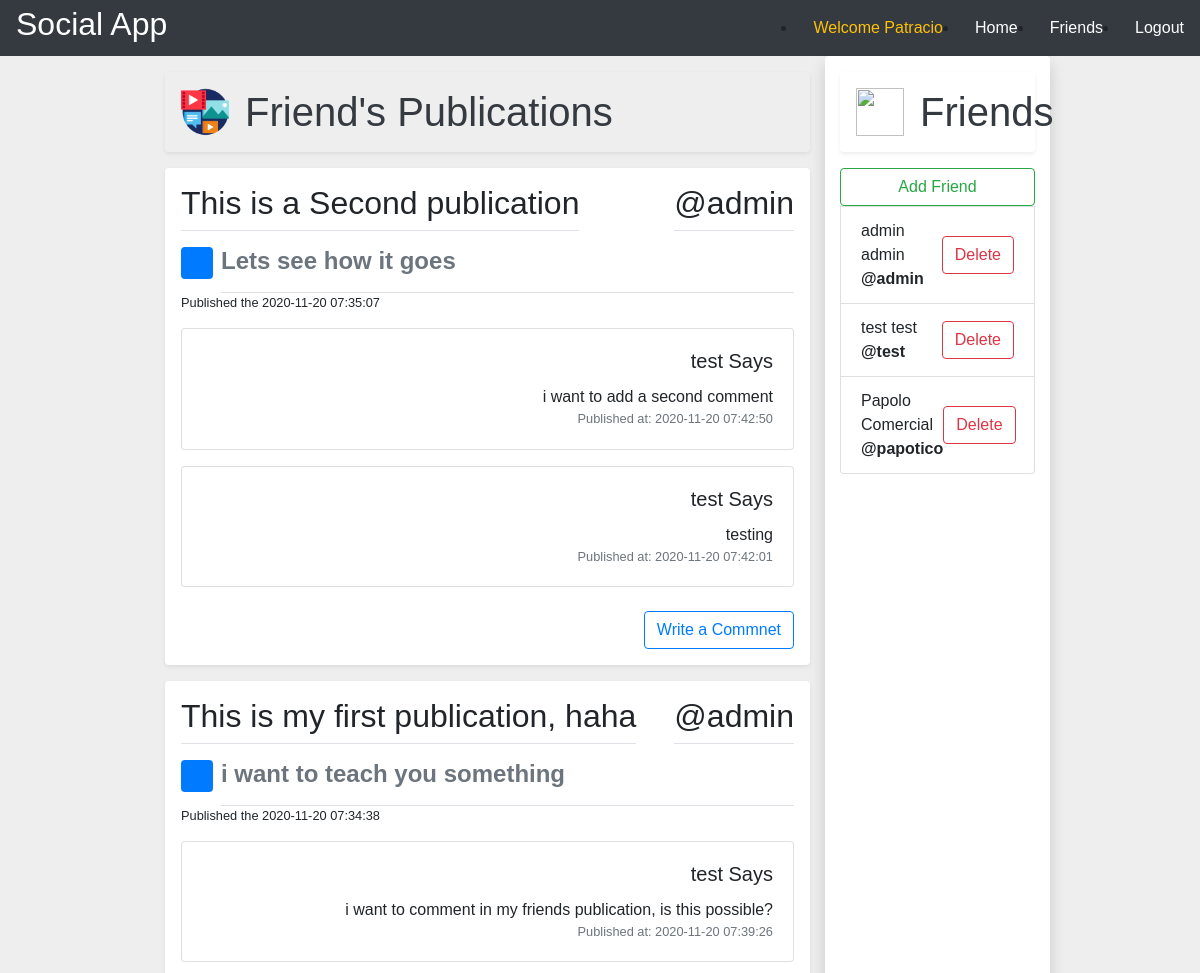
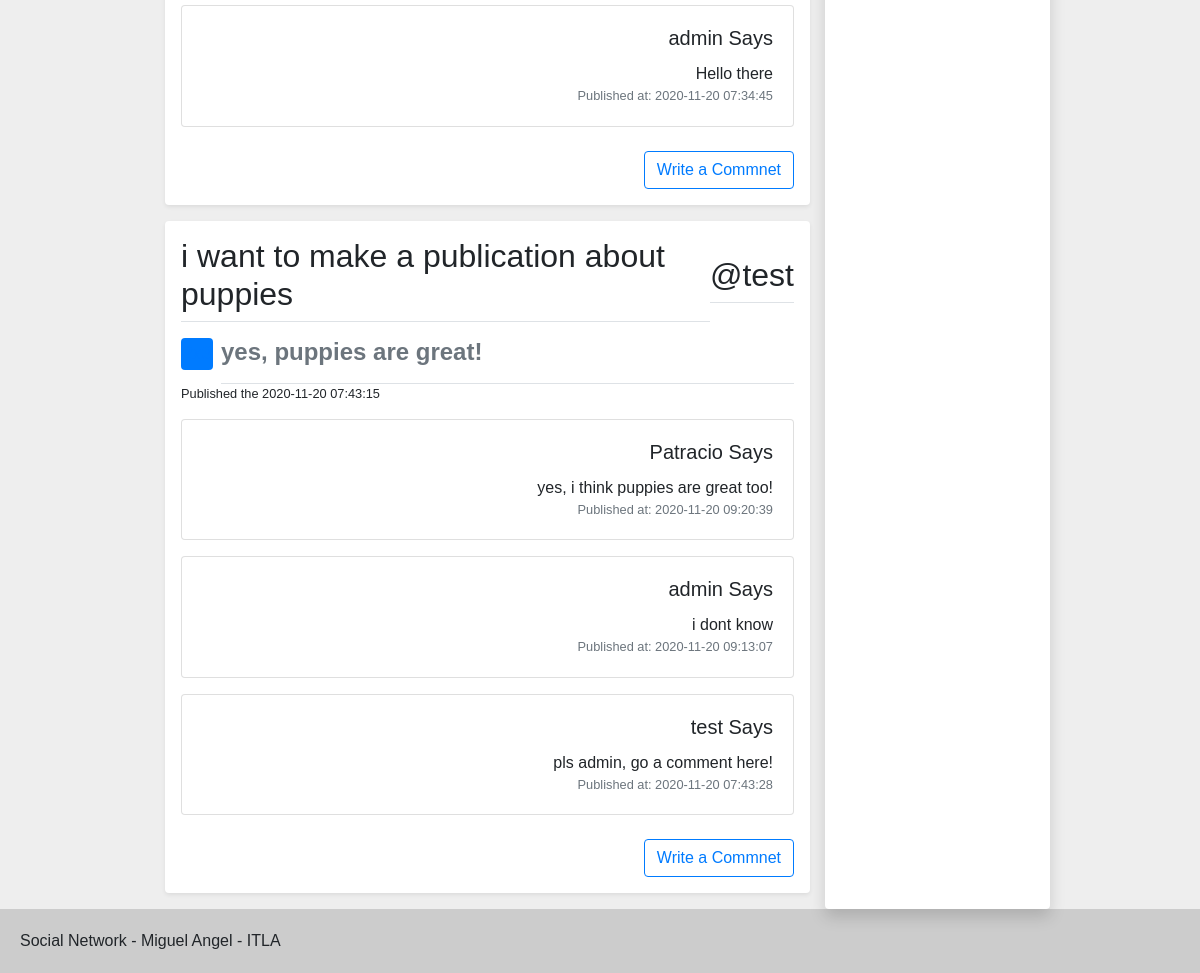
The app's page /friends (signed in) with its own data (2 pictures, top to bottom).
### tables this page shows
CREATE TABLE `publication` (
  `id` int(11) NOT NULL,
  `owner` int(11) DEFAULT NULL,
  `title` varchar(200) DEFAULT NULL,
  `body` text DEFAULT NULL,
  `date` timestamp NULL DEFAULT NULL
);

CREATE TABLE `comment` (
  `id` int(11) NOT NULL,
  `owner` int(11) DEFAULT NULL,
  `publication` int(11) DEFAULT NULL,
  `body` text DEFAULT NULL,
  `date` timestamp NULL DEFAULT NULL
);

CREATE TABLE `user` (
  `id` int(11) NOT NULL,
  `username` varchar(200) DEFAULT NULL,
  `password` varchar(200) DEFAULT NULL,
  `firstname` varchar(200) DEFAULT NULL,
  `lastname` varchar(200) DEFAULT NULL,
  `email` varchar(200) DEFAULT NULL,
  `phone` varchar(200) DEFAULT NULL
);

### libs/view.php (called while the page is built, shortened)
<?php
class View{
    function render($name){
        require 'views/' . $name . '.php';
    }
}
?>

### index.php (called while the page is built, shortened)
<?php
require_once 'libs/database.php';
require_once 'libs/repository.php';
require_once 'repositories/publicationRepository.php';
require_once 'repositories/commentRepository.php';
require_once 'repositories/friendRepository.php';
require_once 'libs/auth.php';
require_once 'libs/controller.php';
require_once 'libs/view.php';
require_once 'libs/app.php';
$app = new App();
?>

### libs/repository.php (called while the page is built, shortened)
<?php
class Repository implements IRepository
{
    public $db;
    public $table;
    function __construct($table)
    {
        $this->db = new Database();
        $this->table = $table;
    }
    function GetById($id)
    {
        $entity = new $this->table;
        $stmt = $this->db->conn->prepare("SELECT * FROM " . $this->table . " WHERE id = ?");
        $stmt->bind_param("i", $id);
        $stmt->execute();
        $rs = $stmt->get_result();
        if ($rs->num_rows === 0) {
            return null;
        } else {
            while ($row = $rs->fetch_assoc()) {
                $entity = new $this->table;
                $entity->set($row);
            }
        }
        return $entity;
    }
}

### libs/database.php (called while the page is built, shortened)
<?php
class Database
{
    function __construct()
    {
        $this->host = constant('HOST');
        $this->db = constant('DB');
        $this->user = constant('USER');
        $this->password = constant('PASSWORD');
        $this->conn = new mysqli($this->host,$this->user,$this->password,$this->db);
    }
}

### repositories/publicationRepository.php (called while the page is built, shortened)
<?php
class PublicationRepository extends Repository
{
    function GetByOwner($owner)
    {
        $list = array();
        $stmt = $this->db->conn->prepare("SELECT * FROM " .$this->table. " WHERE owner = ? ORDER BY date DESC");
        $stmt->bind_param("i", $owner);
        $stmt->execute();
        $rs = $stmt->get_result();
        if ($rs->num_rows === 0) {
            return $list;
        } else {
            while ($row = $rs->fetch_assoc()) {
                $entity = new $this->table;
                $entity->set($row);
                array_push($list, $entity);
            }
        }
        return $list;
    }
}

### libs/controller.php (called while the page is built, shortened)
<?php
class Controller{
    function loadModel($model){
        $url = 'models/' . $model . 'model.php';
    }
}
?>

### libs/auth.php (called while the page is built, shortened)
<?php
class Auth
{
    function checkAuthentication()
    {
        if (isset($_SESSION['user'])) {
            if ($_SESSION['user'] == null) {
                $_SESSION['messageAuth'] = "You must Login first";
                return false;
            } else {
                return true;
            }
        } else {
            $_SESSION['messageAuth'] = "You must Login first";
            return false;
        }
    }
    function retrieveUser()
    {
        if ($this->checkAuthentication()) {
            return json_decode($_SESSION['user']);
        } else {
            $user = new User();
            $user->initializeData(0, "", "", "", "", "", "");
            return $user;
        }
    }
}

### repositories/friendRepository.php (called while the page is built, shortened)
<?php
class FriendRepository extends Repository
{
    function GetByUserOne($userOne)
    {
        $list = array();
        $stmt = $this->db->conn->prepare("SELECT * FROM " . $this->table . " WHERE userOne = ?");
        $stmt->bind_param("i", $userOne);
        $stmt->execute();
        $rs = $stmt->get_result();
        if ($rs->num_rows === 0) {
            return $list;
        } else {
            while ($row = $rs->fetch_assoc()) {
                $entity = new $this->table;
                $entity->set($row);
                array_push($list, $entity);
            }
        }
        return $list;
    }
}

### repositories/commentRepository.php (called while the page is built, shortened)
<?php
class CommentRepository extends Repository
{
    function GetByPublication($publication)
    {
        $list = array();
        $stmt = $this->db->conn->prepare("SELECT * FROM " .$this->table. " WHERE publication = ? ORDER BY date DESC");
        $stmt->bind_param("i", $publication);
        $stmt->execute();
        $rs = $stmt->get_result();
        if ($rs->num_rows === 0) {
            return $list;
        } else {
            while ($row = $rs->fetch_assoc()) {
                $entity = new $this->table;
                $entity->set($row);
                array_push($list, $entity);
            }
        }
        return $list;
    }
}

### views/friends/index.php (the view, shortened to what this page needs)
<html lang="en">
<head>
    <link rel="stylesheet" href="<?php echo constant('URL'); ?>public/css/bootstrap.min.css" type="text/css">
    <link rel="stylesheet" href="<?php echo constant('URL'); ?>public/css/login.css" type="text/css">
    <link rel="stylesheet" href="<?php echo constant('URL'); ?>public/css/default.css" type="text/css">
</head>
<body class="">
    <?php require 'views/layouts/header.php' ?>
    <div class="w-75 m-auto row">
        <main class="col-md-9">
            <div class="d-flex align-items-center justify-content-between p-3 my-3 text-white-50 bg-purple rounded shadow-sm">
                <div class="d-flex align-items-center">
                    <img class="mr-3" src="<?php echo constant('URL'); ?>public/images/publications.png" alt="" width="48" height="48">
                    <div class="lh-100">
                        <h1 class="mb-0 text-dark lh-100">Friend's Publications</h6>
                    </div>
                </div>
            </div>
            <?php if (count($this->publicationList) > 0) : ?>
                <?php foreach ($this->publicationList as $key => $publication) : ?>
                    <div class="my-3 p-3 bg-white rounded shadow-sm">
                        <div class="">
                            <div class="d-flex align-items-center justify-content-between">
                                <h2 class="border-bottom border-gray pb-2 mb-0"><?php echo $publication->title ?></h2>
                                <div class="d-flex justtify-content-end">
                                    <h2 class="border-bottom border-gray pb-2 mb-0">@<?php echo $this->repo->GetById($publication->owner)->username; ?></h2>
                                </div>
                            </div>
                            <div class="media text-muted pt-3">
                                <svg class="bd-placeholder-img mr-2 rounded" width="32" height="32" xmlns="http://www.w3.org/2000/svg" preserveAspectRatio="xMidYMid slice" focusable="false" role="img" aria-label="Placeholder: 32x32">
                                    <rect width="100%" height="100%" fill="#007bff"></rect><text x="50%" y="50%" fill="#007bff" dy=".3em">32x32</text>
                                </svg>
                                <h4 class="media-body pb-3 mb-0 lh-125 border-bottom border-gray">
                                    <strong class="d-block text-gray-dark">
                                        <?php echo $publication->body ?>
                                </h4>
                            </div>
                            <div class="d-flex justify-content-between align-items-center">
                                <div class="d-flex justify-content-start">
                                    <small>
                                        Published the <?php echo $publication->date ?>
                                    </small>
                                </div>
                            </div>
                            <?php foreach (array_filter($this->commentList, function ($comment) use (&$publication) {
                                return $comment->publication === $publication->id;
                            }) as $key => $comment) : ?>
                                <div class="card text-right mt-3">
                                    <div class="card-body">
                                        <h5 class="card-title"><?php echo $this->repo->GetById((int) $comment->owner)->firstname; ?> Says</h5>
                                        <p class="card-text m-0 p-0"><?php echo $comment->body ?></p>
                                        <small class="card-subtitle text-muted m-0 p-0">Published at: <?php echo $comment->date ?></small>
                                    </div>
                                </div>
                            <?php endforeach; ?>
                            <div>
                                <div class="mt-4 d-block text-right">
                                    <button type="submit" class="btn btn-outline-primary writeCommentButton">Write a Commnet</button>
                                </div>
                            </div>
                        </div>
                    </div>
                <?php endforeach; ?>
            <?php endif; ?>
        </main>
        <aside class="col-md-3 shadow bg-white rounded" id="aside">
            <div class="d-flex align-items-center p-3 my-3 text-white-50 bg-purple rounded shadow-sm">
                <img class="mr-3" src="<?php echo constant('URL'); ?>public/images/friends.png" alt="" width="48" height="48">
                <div class="lh-100">
                    <h1 class="mb-0 text-dark lh-100">Friends</h6>
                </div>
            </div>
            <ul class="list-group mb-3">
                <button type="button" class="btn btn-outline-success btn-small" data-toggle="modal" data-target="#staticBackdrop">Add Friend</button>
                <?php foreach ($this->friendList as $key => $friend) : ?>
                    <li class="list-group-item d-flex justify-content-between align-items-center">
                        <div class=""><?php echo $friend->firstname . " " . $friend->lastname . "  <strong>@" . $friend->username . "</strong>"; ?></div>
                        <div class="d-flex justify-content-end">
                            <a href="<?php echo constant('URL') . '/friends/deleteFriend?id=' . $friend->id; ?>" type="button" class="btn btn-outline-danger btn-small">Delete</a>
                        </div>
                    </li>
                <?php endforeach; ?>
            </ul>
        </aside>
    </div>
    <?php require 'views/layouts/footer.php' ?>
</body>
</html>

### public/css/login.css (style rules this page uses)
body { background-color: #f5f5f5; }
.bd-placeholder-img { font-size: 1.125rem; text-anchor: middle; -webkit-user-select: none; -moz-user-select: none; -ms-user-select: none; user-select: none; }

### public/css/default.css (style rules this page uses)
* { padding: 0; margin: 0; }
body { font-family: Arial, Helvetica, sans-serif; background-color: #eee; display: flex; flex-direction: column; justify-content: space-between; min-height: 100vh; }

### records on screen
publication: title "This is a Second publication", username "admin", body "Lets see how it goes", date "2020-11-20 07:35:07"
comment: firstname "test", body "i want to add a second comment", date "2020-11-20 07:42:50"
comment: firstname "test", body "testing", date "2020-11-20 07:42:01"
publication: title "This is my first publication, haha", username "admin", body "i want to teach you something", date "2020-11-20 07:34:38"
comment: firstname "test", body "i want to comment in my friends publication, is this possible?", date "2020-11-20 07:39:26"
comment: firstname "admin", body "Hello there", date "2020-11-20 07:34:45"
publication: title "i want to make a publication about puppies", username "test", body "yes, puppies are great!", date "2020-11-20 07:43:15"
comment: owner.firstname "Patracio", body "yes, i think puppies are great too!", date "2020-11-20 09:20:39"
comment: firstname "admin", body "i dont know", date "2020-11-20 09:13:07"
comment: firstname "test", body "pls admin, go a comment here!", date "2020-11-20 07:43:28"
user: firstname "admin", lastname "admin", username "admin"
user: firstname "test", lastname "test", username "test"
user: firstname "Papolo", lastname "Comercial", username "papotico"

### other values on screen
$auth->retrieveUser()->firstname "Patracio"
